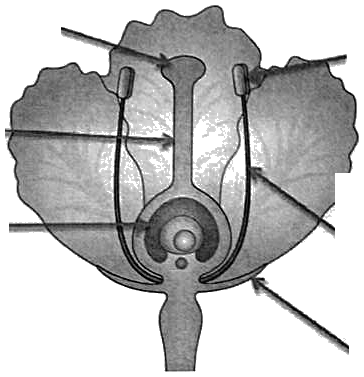
#> input picture unit-plants-metals/fig/flower.png, 364 x 377 px
$ python -i crop.py   (imports and definitions only)
#> lines starting #> are read from the running program, lines starting #| are printed output that depends on the picture; after the words box and inside, x2 and y2 are one past the last pixel; in counts of white or black regions, pixels touching at a corner belong together
#> further down, picture is the input picture: shape (377, 364, 3); min 0, max 255, mean 190.8
#!/usr/bin/env python3
"""Crop booklet figures from the phone photos (spec 3.7).

For each figure: rotate the page photo upright, cut the located box, push
unsaturated off-white paper to white (dark and coloured pixels are kept),
paint out the given handwriting rectangles, then trim the border by pixel
scan to about 5 px of white. Output: fig/<name>.png plus fig/<name>.json
holding the crop size and the edge points where printed leader arrows
leave the crop (found by scanning the edge columns), which shared.sty uses
to place the letter labels.
"""
import json, os, sys
import cv2
import numpy as np

HERE = os.path.dirname(os.path.abspath(__file__))
UNIT = os.path.dirname(HERE)
SRC = os.path.join(os.path.dirname(UNIT), "src", "pages")
FIG = os.path.join(UNIT, "fig")

# name: (page image, rotation, box x0 y0 x1 y1 in the upright image,
#        rectangles to paint white, relative to the box)
# [1 line not run here, left out]


def whiten(im, level=198):
#> called with level = 198
    hsv = cv2.cvtColor(im, cv2.COLOR_BGR2HSV)
#> hsv: shape (377, 364, 3); mean H, S, V 0, 0, 190.8
    v = hsv[..., 2].astype(np.float32)
    s = hsv[..., 1]
#> s: shape (377, 364); every value is 0
    # local paper level: a large max filter of V (the paper is the brightest
    # thing in any 121 px window, even inside a grey-filled drawing), smoothed
    bg = cv2.dilate(hsv[..., 2], np.ones((121, 121), np.uint8))
#> bg: shape (377, 364); every value is 255
    bg = cv2.GaussianBlur(bg, (0, 0), 25).astype(np.float32)
#> bg: shape (377, 364) float32; every value is 255
    norm = np.clip(v / np.maximum(bg, 1) * 255, 0, 255)
    out = cv2.cvtColor(im, cv2.COLOR_BGR2GRAY).astype(np.float32)
    out = np.clip(out / np.maximum(bg, 1) * 255, 0, 255)
    paper = (norm > level) & (s < 60)
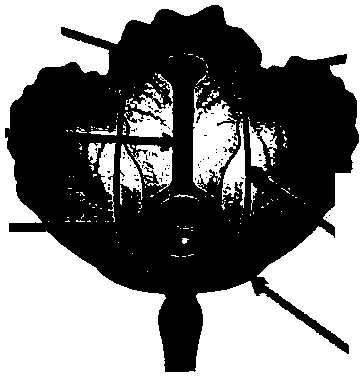
#> paper: shape (377, 364) bool; 50.4% white; 84 black regions (81 under 20 px), largest, box (x1, y1, x2, y2) and area: (5, 5, 359, 372) 67668, (143, 161, 154, 169) 32, (196, 111, 203, 123) 27
    out[paper] = 255
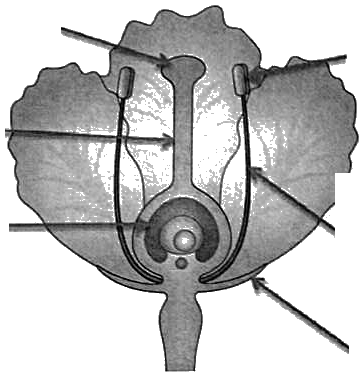
#> out: shape (377, 364) float32; min 0, max 255, mean 193
    # gentle contrast stretch on the rest
    out = np.where(paper, 255, np.clip((out - 40) * 255 / (215 - 40), 0, 255))
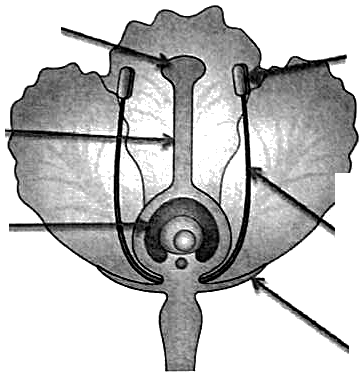
#> out: shape (377, 364) float32; min 0, max 255, mean 194.3
    return out.astype(np.uint8)


# [51 lines left out: functions despeckle, trim, main, not called in this run]


# [2 lines not run here, left out]

>>> import cv2
>>> picture = cv2.imread('../fig/flower.png')
>>> result = whiten(picture)

$ run again, on unit-plants-metals/fig/membrane.png
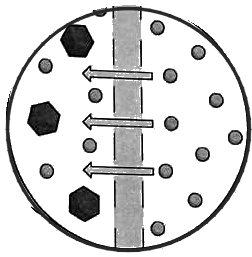
#> input picture unit-plants-metals/fig/membrane.png, 252 x 257 px
#> picture is the input picture: shape (257, 252, 3); min 0, max 255, mean 215.4
#> hsv: shape (257, 252, 3); mean H, S, V 0, 0, 215.4
#> s: shape (257, 252); every value is 0
#> in whiten, `paper = (norm > level) & (s < 60)`:
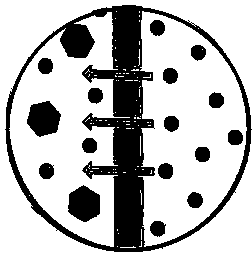
#> paper: shape (257, 252) bool; 74% white; 17 black regions, largest, box (x1, y1, x2, y2) and area: (5, 5, 252, 252) 12361, (68, 185, 100, 222) 884, (27, 101, 61, 137) 881
#> in whiten, `out = np.where(paper, 255, np.clip((out - 40) * 255 / (215 - 40), 0, 2..`:
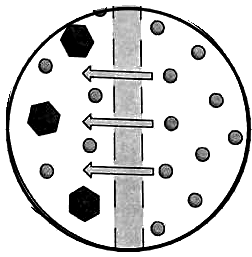
#> out: shape (257, 252) float32; min 0, max 255, mean 214.6

$ run again, on unit-plants-metals/fig/seed.png
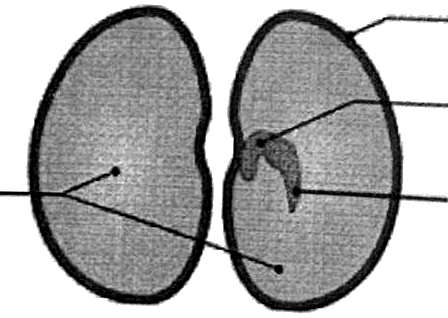
#> input picture unit-plants-metals/fig/seed.png, 448 x 318 px
#> picture is the input picture: shape (318, 448, 3); min 0, max 255, mean 170.5
#> hsv: shape (318, 448, 3); mean H, S, V 0, 0, 170.5
#> s: shape (318, 448); every value is 0
#> in whiten, `bg = cv2.dilate(hsv[..., 2], np.ones((121, 121), np.uint8))`:
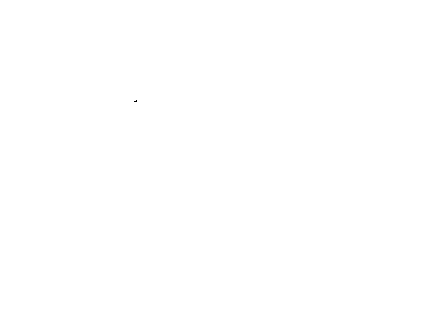
#> bg: shape (318, 448); values 226 (black) and 255 (white), 100% white; black in thin lines or dots, all inside (x1, y1, x2, y2) = (134, 100, 137, 102)
#> paper: shape (318, 448) bool; 37.4% white; 178 white regions (173 under 20 px), largest, box (x1, y1, x2, y2) and area: (0, 196, 448, 318) 21437, (0, 0, 448, 247) 21130, (355, 20, 448, 103) 5915, (393, 106, 448, 197) 4191, (112, 158, 126, 166) 40
#> in whiten, `out = np.where(paper, 255, np.clip((out - 40) * 255 / (215 - 40), 0, 2..`:
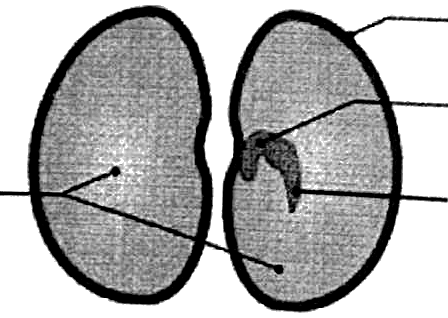
#> out: shape (318, 448) float32; min 0, max 255, mean 173

$ run again, on unit-plants-metals/fig/varleaf.png
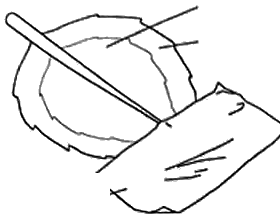
#> input picture unit-plants-metals/fig/varleaf.png, 280 x 219 px
#> picture is the input picture: shape (219, 280, 3); min 0, max 255, mean 239
#> hsv: shape (219, 280, 3); mean H, S, V 0, 0, 239
#> s: shape (219, 280); every value is 0
#> in whiten, `paper = (norm > level) & (s < 60)`:
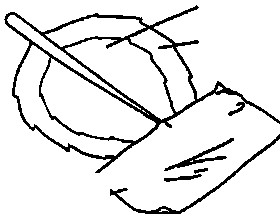
#> paper: shape (219, 280) bool; 90.5% white; 5 black regions, box (x1, y1, x2, y2) and area: (4, 5, 280, 173) 4518, (110, 134, 280, 214) 735, (164, 138, 234, 171) 403, (164, 174, 202, 182) 127, (194, 168, 208, 174) 45
#> in whiten, `out = np.where(paper, 255, np.clip((out - 40) * 255 / (215 - 40), 0, 2..`:
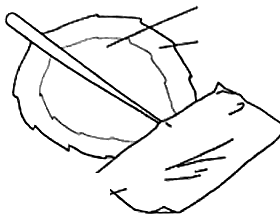
#> out: shape (219, 280) float32; min 0, max 255, mean 238.9
